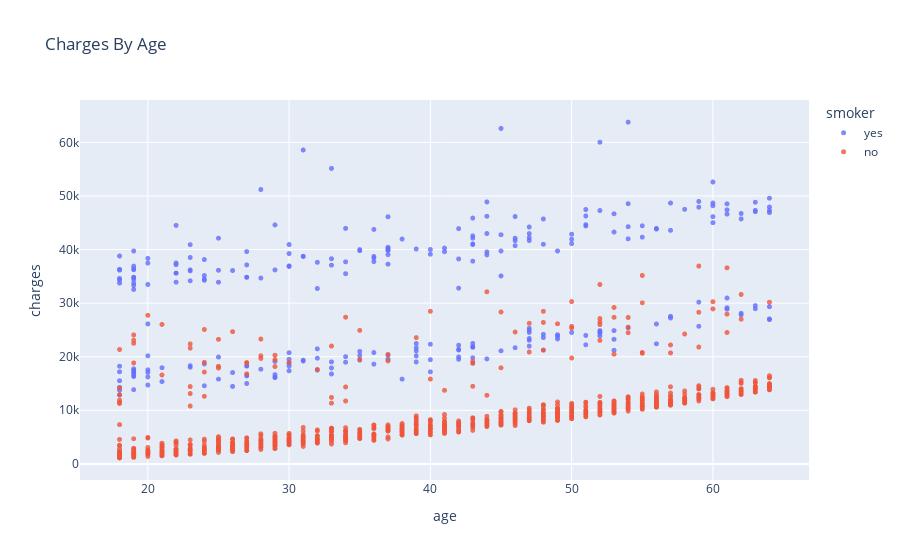

The notebook cell saved with this chart:
### Markdown cell above
#### Charges By Age
Visualising the relationship between "age" and "charges" using a scatter plot. Each pint in the scatter plot represents one customer. The values in the smoker column will be used to color the points.

### Code cell
plot = px.scatter(
    df, 
    x='age',
    y='charges',
    color='smoker',
    opacity=0.8,
    hover_data=['sex'],
    title='Charges By Age'
)
plot.update_traces(marker_size=5)
plot.show()

### Figure 1 — Plotly figure (JSON) as saved in the notebook; plotly's stock layout.template omitted (floating-point values rounded to 4 significant figures; data arrays with more than 128 entries replaced by an {"elided": "..."} marker saying what was removed)
{"data": [{"customdata": {"elided": "274x1 str values"}, "hovertemplate": "smoker=yes<br>age=%{x}<br>charges=%{y}<br>sex=%{customdata[0]}<extra></extra>", "legendgroup": "yes", "marker": {"color": "#636efa", "opacity": 0.8, "size": 5, "symbol": "circle"}, "mode": "markers", "name": "yes", "showlegend": true, "type": "scattergl", "x": {"elided": "274 int values"}, "xaxis": "x", "y": {"elided": "274 float values"}, "yaxis": "y"}, {"customdata": {"elided": "1064x1 str values"}, "hovertemplate": "smoker=no<br>age=%{x}<br>charges=%{y}<br>sex=%{customdata[0]}<extra></extra>", "legendgroup": "no", "marker": {"color": "#EF553B", "opacity": 0.8, "size": 5, "symbol": "circle"}, "mode": "markers", "name": "no", "showlegend": true, "type": "scattergl", "x": {"elided": "1064 int values"}, "xaxis": "x", "y": {"elided": "1064 float values"}, "yaxis": "y"}], "layout": {"legend": {"title": {"text": "smoker"}, "tracegroupgap": 0}, "title": {"text": "Charges By Age"}, "xaxis": {"anchor": "y", "domain": [0, 1], "title": {"text": "age"}}, "yaxis": {"anchor": "x", "domain": [0, 1], "title": {"text": "charges"}}}}
